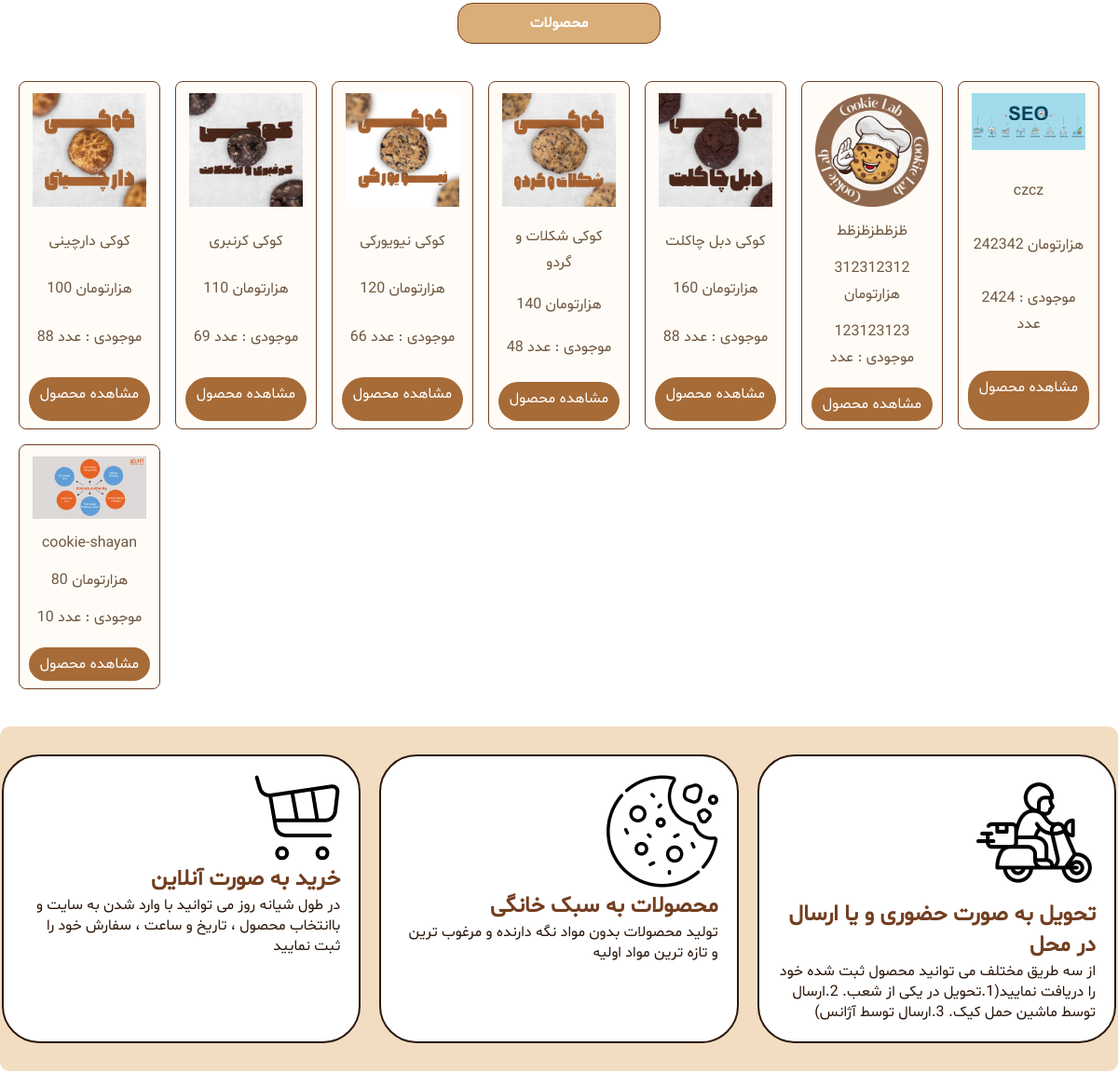
Before: / (middle part) with the older database file.
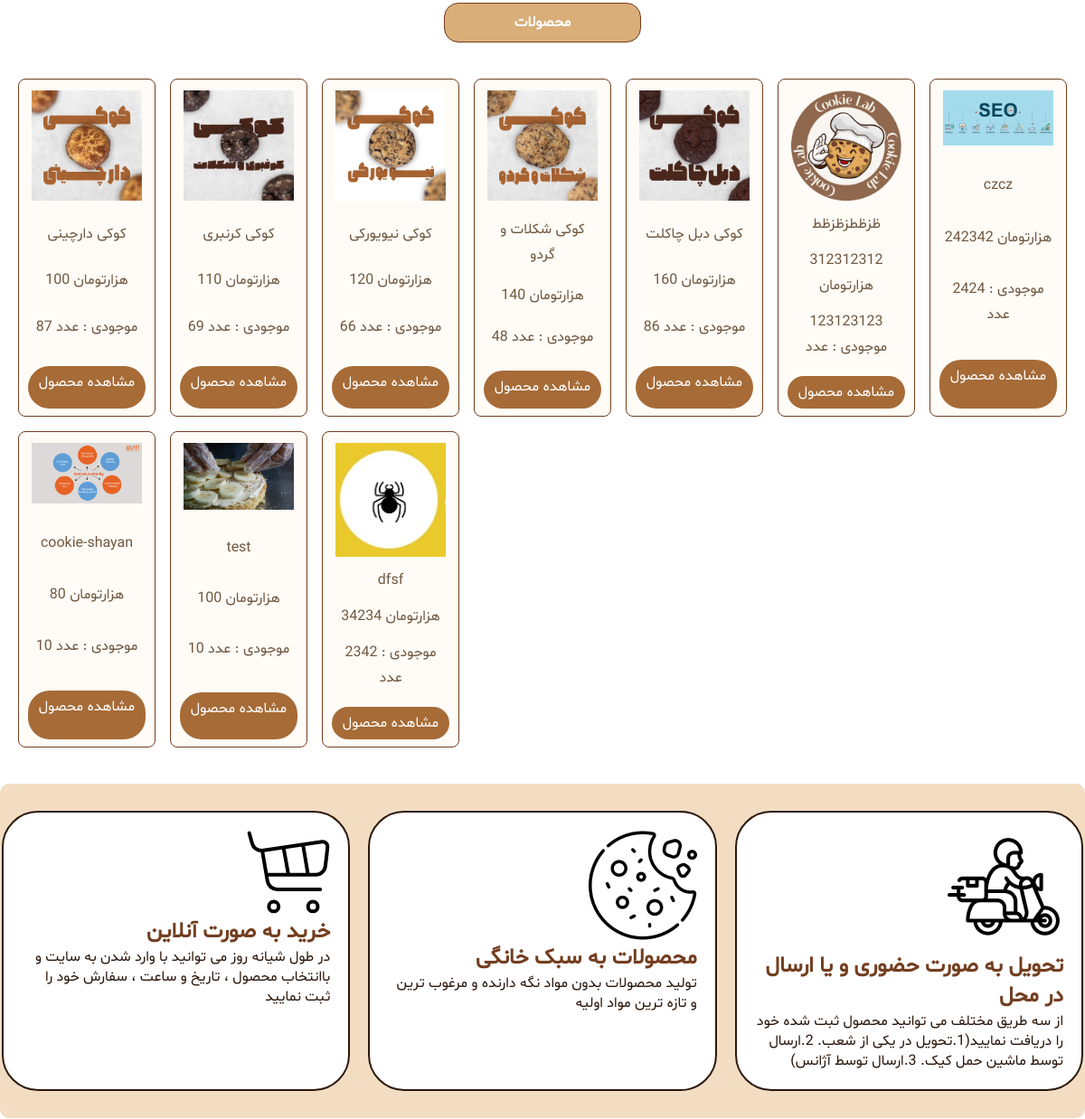
After: the same page with the newer database file.
### shop/models.py (models this page shows, shortened)
class Product(models.Model):
    name = models.CharField(max_length=100)
    price = models.PositiveIntegerField()
    quantity = models.PositiveIntegerField()
    image = models.ImageField(upload_to='images', null=True, blank=True)  # Image field added
    ingredient= models.CharField(max_length=500,null=True, blank=True)
    description=models.CharField(max_length=1000,null=True, blank=True)

### shop/views.py (the view)
# urls.py: path('', views.home, name='home'),
def home(request):
    products = Product.objects.all()
    return render(request, 'shop/home.html', {'products': products})

### shop/templates/shop/home.html (shortened to what this page needs)
{% load static %}
<!DOCTYPE html>
<html lang="fa">
<head>
    <link rel="stylesheet" href="{% static 'FirstPage.css' %}">
</head>
<body>
<main>
    <div class="container"><h6 class="card">محصولات</h6></div>
    <section class="newestProduct">
        {% for product in products %}
        <div class="cookies">
           {% if product.image %}
                <img class="cookieD" src="{{ product.image.url }}" width="125px" height="139px" style="border-radius: 3px;" />
            {% else %}
                <img class="cookieD" src="{% static 'Pictures/cookie.png' %}" width="125px" height="139px" style="border-radius: 3px;" />
            {% endif %}
            <h6 class="ProductTitle">{{ product.name }}</h6>
            <h6 class="ProductTitle">{{ product.price }} هزارتومان</h6>
            <h6 class="ProductTitle">{{ product.quantity }} موجودی : عدد</h6>
            <a href="{% url 'buy_product' product.id %}" class="btn btn-primary" style="margin-top: 10px;">مشاهده محصول</a>
        </div>
        {% endfor %}
    </section>
    <section class="product-info">
        <div class="info-box">
            <img src="{% static 'Pictures/vector.svg' %}"/>
            <h2 class="ItemTitle" >خرید به صورت آنلاین</h2>
            <p class="ItemText">در طول شیانه روز می توانید با وارد شدن به سایت و باانتخاب محصول ، تاریخ و ساعت ، سفارش خود را ثبت نمایید</p>
        </div>
        <div class="info-box">
            <img src="{% static 'Pictures/Frame 31.png' %}"/>
            <h2 class="ItemTitle">محصولات به سبک خانگی</h2>
            <p class="ItemText">تولید محصولات بدون مواد نگه دارنده و مرغوب ترین و تازه ترین مواد اولیه</p>
        </div>
        <div class="info-box">
            <img src="{% static 'Pictures/Fast Delivery free icons designed by Irvan Kurnianto 1.png' %}"/>
            <h2 class="ItemTitle">تحویل به صورت حضوری  و یا ارسال در محل</h2>
            <p class="ItemText">از سه طریق مختلف می توانید محصول ثبت شده خود را دریافت نمایید(1.تحویل در یکی از شعب. 2.ارسال توسط ماشین حمل کیک. 3.ارسال توسط آژانس)</p>
        </div>
    </section>
</main>
</body>
</html>

Changed rows visible on the page:
changed Product "کوکی دارچینی": quantity "88" → "87"
changed Product "کوکی دبل چاکلت": quantity "88" → "86"
added Product: image (picture), name "test", price "100", quantity "10"
added Product: image (picture), name "dfsf", price "34234", quantity "2342"
